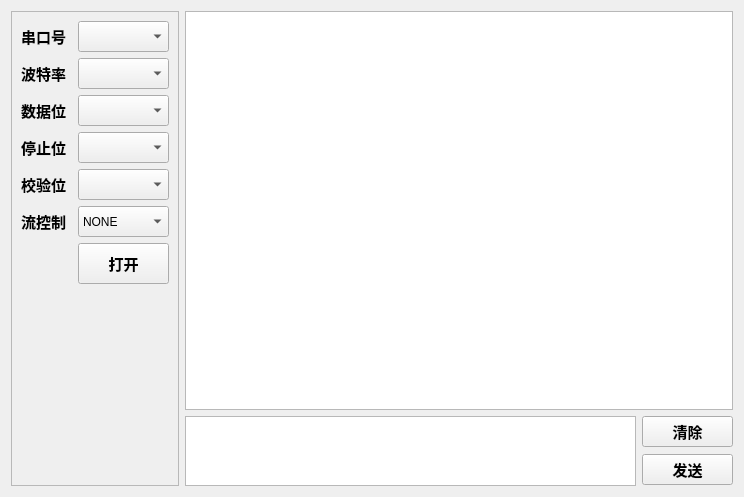
<?xml version="1.0" encoding="UTF-8"?>
<ui version="4.0">
 <class>SerialPort</class>
 <widget class="QWidget" name="SerialPort">
  <property name="geometry">
   <rect>
    <x>0</x>
    <y>0</y>
    <width>744</width>
    <height>497</height>
   </rect>
  </property>
  <property name="windowTitle">
   <string>Form</string>
  </property>
  <layout class="QGridLayout" name="gridLayout_4" columnstretch="10,60">
   <item row="0" column="0">
    <widget class="QFrame" name="frame">
     <property name="frameShape">
      <enum>QFrame::StyledPanel</enum>
     </property>
     <property name="frameShadow">
      <enum>QFrame::Raised</enum>
     </property>
     <layout class="QGridLayout" name="gridLayout_2">
      <item row="0" column="0">
       <layout class="QGridLayout" name="gridLayout">
        <item row="0" column="0">
         <widget class="QLabel" name="Port">
          <property name="minimumSize">
           <size>
            <width>51</width>
            <height>31</height>
           </size>
          </property>
          <property name="maximumSize">
           <size>
            <width>51</width>
            <height>31</height>
           </size>
          </property>
          <property name="font">
           <font>
            <family>Arial</family>
            <pointsize>11</pointsize>
            <weight>75</weight>
            <bold>true</bold>
           </font>
          </property>
          <property name="text">
           <string>串口号</string>
          </property>
         </widget>
        </item>
        <item row="0" column="1">
         <widget class="QComboBox" name="comboBoxPort">
          <property name="minimumSize">
           <size>
            <width>91</width>
            <height>31</height>
           </size>
          </property>
          <property name="maximumSize">
           <size>
            <width>91</width>
            <height>31</height>
           </size>
          </property>
         </widget>
        </item>
        <item row="1" column="0">
         <widget class="QLabel" name="BaudRates">
          <property name="minimumSize">
           <size>
            <width>51</width>
            <height>31</height>
           </size>
          </property>
          <property name="maximumSize">
           <size>
            <width>51</width>
            <height>31</height>
           </size>
          </property>
          <property name="font">
           <font>
            <family>Arial</family>
            <pointsize>11</pointsize>
            <weight>75</weight>
            <bold>true</bold>
           </font>
          </property>
          <property name="text">
           <string>波特率</string>
          </property>
         </widget>
        </item>
        <item row="1" column="1">
         <widget class="QComboBox" name="comboBoxBaudRate">
          <property name="minimumSize">
           <size>
            <width>91</width>
            <height>31</height>
           </size>
          </property>
          <property name="maximumSize">
           <size>
            <width>91</width>
            <height>31</height>
           </size>
          </property>
         </widget>
        </item>
        <item row="2" column="0">
         <widget class="QLabel" name="DataBits">
          <property name="minimumSize">
           <size>
            <width>51</width>
            <height>31</height>
           </size>
          </property>
          <property name="maximumSize">
           <size>
            <width>51</width>
            <height>31</height>
           </size>
          </property>
          <property name="font">
           <font>
            <family>Arial</family>
            <pointsize>11</pointsize>
            <weight>75</weight>
            <bold>true</bold>
           </font>
          </property>
          <property name="text">
           <string>数据位</string>
          </property>
         </widget>
        </item>
        <item row="2" column="1">
         <widget class="QComboBox" name="comboBoxDataBits">
          <property name="minimumSize">
           <size>
            <width>91</width>
            <height>31</height>
           </size>
          </property>
          <property name="maximumSize">
           <size>
            <width>91</width>
            <height>31</height>
           </size>
          </property>
         </widget>
        </item>
        <item row="3" column="0">
         <widget class="QLabel" name="StopBits">
          <property name="minimumSize">
           <size>
            <width>51</width>
            <height>31</height>
           </size>
          </property>
          <property name="maximumSize">
           <size>
            <width>51</width>
            <height>31</height>
           </size>
          </property>
          <property name="font">
           <font>
            <family>Arial</family>
            <pointsize>11</pointsize>
            <weight>75</weight>
            <bold>true</bold>
           </font>
          </property>
          <property name="text">
           <string>停止位</string>
          </property>
         </widget>
        </item>
        <item row="3" column="1">
         <widget class="QComboBox" name="comboBoxStopBits">
          <property name="minimumSize">
           <size>
            <width>91</width>
            <height>31</height>
           </size>
          </property>
          <property name="maximumSize">
           <size>
            <width>91</width>
            <height>31</height>
           </size>
          </property>
         </widget>
        </item>
        <item row="4" column="0">
         <widget class="QLabel" name="ParityBits">
          <property name="minimumSize">
           <size>
            <width>51</width>
            <height>31</height>
           </size>
          </property>
          <property name="maximumSize">
           <size>
            <width>51</width>
            <height>31</height>
           </size>
          </property>
          <property name="font">
           <font>
            <family>Arial</family>
            <pointsize>11</pointsize>
            <weight>75</weight>
            <bold>true</bold>
           </font>
          </property>
          <property name="text">
           <string>校验位</string>
          </property>
         </widget>
        </item>
        <item row="4" column="1">
         <widget class="QComboBox" name="comboBoxParityBits">
          <property name="minimumSize">
           <size>
            <width>91</width>
            <height>31</height>
           </size>
          </property>
          <property name="maximumSize">
           <size>
            <width>91</width>
            <height>31</height>
           </size>
          </property>
         </widget>
        </item>
        <item row="5" column="0">
         <widget class="QLabel" name="FlowControl">
          <property name="minimumSize">
           <size>
            <width>51</width>
            <height>31</height>
           </size>
          </property>
          <property name="maximumSize">
           <size>
            <width>51</width>
            <height>31</height>
           </size>
          </property>
          <property name="font">
           <font>
            <family>Arial</family>
            <pointsize>11</pointsize>
            <weight>75</weight>
            <bold>true</bold>
           </font>
          </property>
          <property name="text">
           <string>流控制</string>
          </property>
         </widget>
        </item>
        <item row="5" column="1">
         <widget class="QComboBox" name="comboBoxFlowControl">
          <property name="minimumSize">
           <size>
            <width>91</width>
            <height>31</height>
           </size>
          </property>
          <property name="maximumSize">
           <size>
            <width>91</width>
            <height>31</height>
           </size>
          </property>
          <item>
           <property name="text">
            <string>NONE</string>
           </property>
          </item>
          <item>
           <property name="text">
            <string>XON/XOFF</string>
           </property>
          </item>
          <item>
           <property name="text">
            <string>RTS/CTS</string>
           </property>
          </item>
          <item>
           <property name="text">
            <string>DTR/DSR</string>
           </property>
          </item>
         </widget>
        </item>
       </layout>
      </item>
      <item row="1" column="0">
       <layout class="QHBoxLayout" name="horizontalLayout">
        <item>
         <spacer name="horizontalSpacer">
          <property name="orientation">
           <enum>Qt::Horizontal</enum>
          </property>
          <property name="sizeHint" stdset="0">
           <size>
            <width>40</width>
            <height>20</height>
           </size>
          </property>
         </spacer>
        </item>
        <item>
         <widget class="QPushButton" name="btnOpen">
          <property name="minimumSize">
           <size>
            <width>91</width>
            <height>41</height>
           </size>
          </property>
          <property name="maximumSize">
           <size>
            <width>91</width>
            <height>41</height>
           </size>
          </property>
          <property name="font">
           <font>
            <family>Arial</family>
            <pointsize>11</pointsize>
            <weight>75</weight>
            <bold>true</bold>
           </font>
          </property>
          <property name="text">
           <string>打开</string>
          </property>
         </widget>
        </item>
       </layout>
      </item>
      <item row="2" column="0">
       <spacer name="verticalSpacer">
        <property name="orientation">
         <enum>Qt::Vertical</enum>
        </property>
        <property name="sizeHint" stdset="0">
         <size>
          <width>20</width>
          <height>162</height>
         </size>
        </property>
       </spacer>
      </item>
     </layout>
    </widget>
   </item>
   <item row="0" column="1">
    <layout class="QVBoxLayout" name="verticalLayout">
     <item>
      <widget class="QTextEdit" name="textEditReceive">
       <property name="font">
        <font>
         <family>Arial</family>
         <pointsize>11</pointsize>
         <weight>75</weight>
         <bold>true</bold>
        </font>
       </property>
       <property name="readOnly">
        <bool>true</bool>
       </property>
      </widget>
     </item>
     <item>
      <layout class="QGridLayout" name="gridLayout_3">
       <item row="0" column="0" rowspan="2">
        <widget class="QTextEdit" name="textEditSend"/>
       </item>
       <item row="0" column="1">
        <widget class="QPushButton" name="btnClear">
         <property name="minimumSize">
          <size>
           <width>91</width>
           <height>31</height>
          </size>
         </property>
         <property name="maximumSize">
          <size>
           <width>91</width>
           <height>31</height>
          </size>
         </property>
         <property name="font">
          <font>
           <family>Arial</family>
           <pointsize>11</pointsize>
           <weight>75</weight>
           <bold>true</bold>
          </font>
         </property>
         <property name="text">
          <string>清除</string>
         </property>
        </widget>
       </item>
       <item row="1" column="1">
        <widget class="QPushButton" name="btnSend">
         <property name="minimumSize">
          <size>
           <width>91</width>
           <height>31</height>
          </size>
         </property>
         <property name="maximumSize">
          <size>
           <width>91</width>
           <height>31</height>
          </size>
         </property>
         <property name="font">
          <font>
           <family>Arial</family>
           <pointsize>11</pointsize>
           <weight>75</weight>
           <bold>true</bold>
          </font>
         </property>
         <property name="text">
          <string>发送</string>
         </property>
        </widget>
       </item>
      </layout>
     </item>
    </layout>
   </item>
  </layout>
 </widget>
 <resources/>
 <connections/>
</ui>
